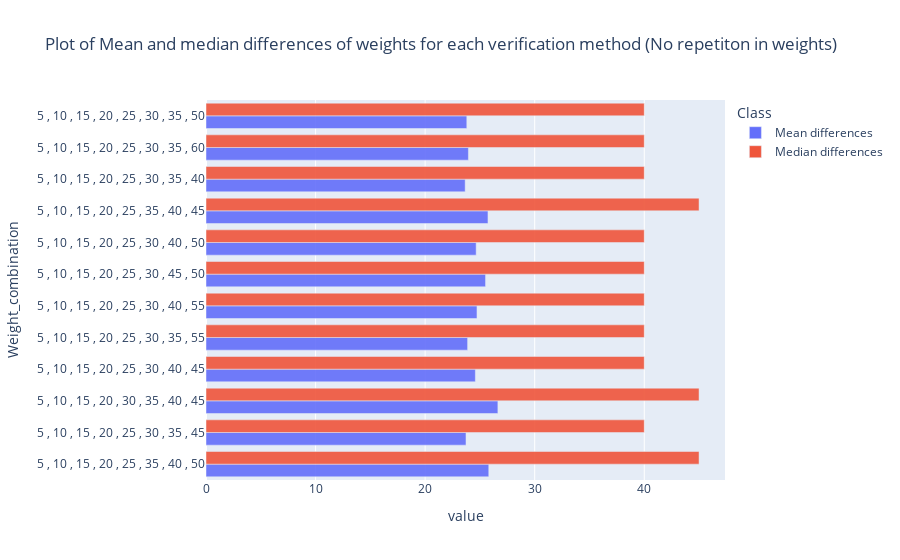

The cell this chart's notebook holds for it:
### Markdown cell above
A comparison of both the median and mean score is displayed below.

### Code cell
import plotly.express as px

combination = []
for i in range(df1.shape[0]):
    string = " , ".join([str(item) for item in df1.loc[i, "Combination of weights"]])
    combination.append(string)
    
df1["Weight_combination"] = combination

barchart = px.bar(data_frame= df1,
                 y= "Weight_combination",
                 x= [df1["Mean differences"], df1["Median differences"]],
                 #color="counts",
                 opacity=0.9,
                 orientation="h",
                  color_continuous_scale=px.colors.diverging.Spectral,
                  barmode="group",
                  title="Plot of Mean and median differences of weights for each verification method (No repetiton in weights)",
                  labels={"variable": "Class",
                         "x": "Methods", 
                         "true_counts": "True",
                         "false_counts": "False"}
                  #text= verify.counts_True, verify.counts_False
                 #color_discrete_sequence=["darkorange", "lightblue"]
                 ) 

#barchart.update_layout(yaxis = dict(tickmode = 'array', ticktext = [i for i in diff["Combination of weights"]]))
barchart.show()

### Figure 1 — Plotly figure (JSON) as saved in the notebook; plotly's stock layout.template omitted (floating-point values rounded to 4 significant figures)
{"data": [{"alignmentgroup": "True", "hovertemplate": "Class=Mean differences<br>value=%{x}<br>Weight_combination=%{y}<extra></extra>", "legendgroup": "Mean differences", "marker": {"color": "#636efa", "opacity": 0.9, "pattern": {"shape": ""}}, "name": "Mean differences", "offsetgroup": "Mean differences", "orientation": "h", "showlegend": true, "textposition": "auto", "type": "bar", "x": [25.81, 23.73, 26.64, 24.58, 23.88, 24.73, 25.51, 24.66, 25.73, 23.65, 23.95, 23.8], "xaxis": "x", "y": ["5 , 10 , 15 , 20 , 25 , 35 , 40 , 50", "5 , 10 , 15 , 20 , 25 , 30 , 35 , 45", "5 , 10 , 15 , 20 , 30 , 35 , 40 , 45", "5 , 10 , 15 , 20 , 25 , 30 , 40 , 45", "5 , 10 , 15 , 20 , 25 , 30 , 35 , 55", "5 , 10 , 15 , 20 , 25 , 30 , 40 , 55", "5 , 10 , 15 , 20 , 25 , 30 , 45 , 50", "5 , 10 , 15 , 20 , 25 , 30 , 40 , 50", "5 , 10 , 15 , 20 , 25 , 35 , 40 , 45", "5 , 10 , 15 , 20 , 25 , 30 , 35 , 40", "5 , 10 , 15 , 20 , 25 , 30 , 35 , 60", "5 , 10 , 15 , 20 , 25 , 30 , 35 , 50"], "yaxis": "y"}, {"alignmentgroup": "True", "hovertemplate": "Class=Median differences<br>value=%{x}<br>Weight_combination=%{y}<extra></extra>", "legendgroup": "Median differences", "marker": {"color": "#EF553B", "opacity": 0.9, "pattern": {"shape": ""}}, "name": "Median differences", "offsetgroup": "Median differences", "orientation": "h", "showlegend": true, "textposition": "auto", "type": "bar", "x": [45, 40, 45, 40, 40, 40, 40, 40, 45, 40, 40, 40], "xaxis": "x", "y": ["5 , 10 , 15 , 20 , 25 , 35 , 40 , 50", "5 , 10 , 15 , 20 , 25 , 30 , 35 , 45", "5 , 10 , 15 , 20 , 30 , 35 , 40 , 45", "5 , 10 , 15 , 20 , 25 , 30 , 40 , 45", "5 , 10 , 15 , 20 , 25 , 30 , 35 , 55", "5 , 10 , 15 , 20 , 25 , 30 , 40 , 55", "5 , 10 , 15 , 20 , 25 , 30 , 45 , 50", "5 , 10 , 15 , 20 , 25 , 30 , 40 , 50", "5 , 10 , 15 , 20 , 25 , 35 , 40 , 45", "5 , 10 , 15 , 20 , 25 , 30 , 35 , 40", "5 , 10 , 15 , 20 , 25 , 30 , 35 , 60", "5 , 10 , 15 , 20 , 25 , 30 , 35 , 50"], "yaxis": "y"}], "layout": {"barmode": "group", "legend": {"title": {"text": "Class"}, "tracegroupgap": 0}, "title": {"text": "Plot of Mean and median differences of weights for each verification method (No repetiton in weights)"}, "xaxis": {"anchor": "y", "domain": [0, 1], "title": {"text": "value"}}, "yaxis": {"anchor": "x", "domain": [0, 1], "title": {"text": "Weight_combination"}}}}
